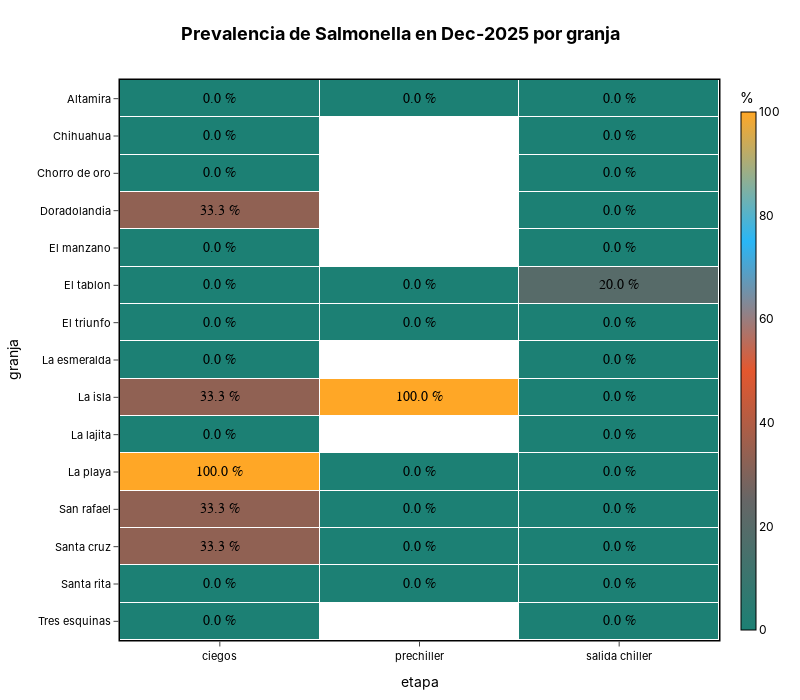
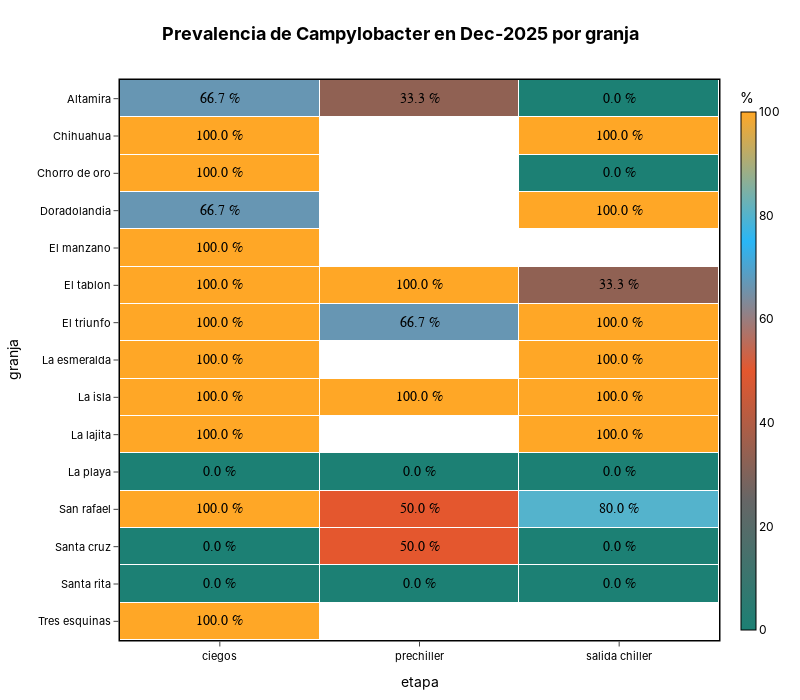

The code cell stored with these charts, in order, in its notebook:
### Code cell
for microorganismo in microbiologia["microorganismo"].unique():
    cond_microorganismo = microbiologia["microorganismo"] == microorganismo
    cond_last_month = microbiologia["month"] == microbiologia["month"].max()

    last_month_microorganismo = microbiologia[cond_microorganismo & cond_last_month].groupby(["etapa", "granja"]).agg(
    prev=("have_micro", "mean"),
    result=('result', 'mean'),
    ph=('ph', 'mean'),
    orp=('orp', 'mean'),
    cloro=('cloro', 'mean'),
    n_analysis=('microorganismo', 'count')
    ).reset_index()
    last_month_microorganismo["prev"] = last_month_microorganismo["prev"] * 100

    f = plot_heatmap(
        df=last_month_microorganismo,
        x_col="etapa",
        y_col="granja",
        value_col="prev",
        #secondary_col="n_analysis",
        secondary_aggfunc="sum",
        decimals_value=1,
        aggfunc="mean",
        x_order= ["ciegos",  "prechiller", "salida chiller"], #"Poll Ext Visceras",
        value_unit="%",
        unit_position="suffix",
        secondary_prefix="",
        #colorscale="Blues",
        title=f"<b>Prevalencia de {microorganismo} en {last_month} por granja</b>",
        show_secondary_labels=True,
        secondary_position="bottom",
        font_color="black",
        center_font_size=14,
        secondary_font_size=10,
        width=800,
        height=700,
        transparent_bg=True,
    )
    f.show()
    name = f"prev_last_month_{microorganismo}.html"
    print(name)
    s3.save_plotly_html(f, name)

### Figure 1 — Plotly figure (JSON) as saved in the notebook; plotly's stock layout.template omitted (floating-point values rounded to 4 significant figures)
{"data": [{"colorbar": {"outlinecolor": "black", "outlinewidth": 1, "thickness": 15, "tickfont": {"color": "black"}, "title": {"font": {"color": "black"}, "text": "%"}}, "colorscale": [[0, "#1C8074"], [0.25, "#666666"], [0.5, "#E4572E"], [0.75, "#29B6F6"], [1, "#FFA726"]], "customdata": [[null, null, null], [null, null, null], [null, null, null], [null, null, null], [null, null, null], [null, null, null], [null, null, null], [null, null, null], [null, null, null], [null, null, null], [null, null, null], [null, null, null], [null, null, null], [null, null, null], [null, null, null]], "hovertemplate": "<b>etapa:</b> %{x}<br><b>granja:</b> %{y}<br><b>prev:</b> %{text}<extra></extra>", "text": [["0.0 %", "0.0 %", "0.0 %"], ["0.0 %", "", "0.0 %"], ["0.0 %", "", "0.0 %"], ["33.3 %", "", "0.0 %"], ["0.0 %", "", "0.0 %"], ["0.0 %", "0.0 %", "20.0 %"], ["0.0 %", "0.0 %", "0.0 %"], ["0.0 %", "", "0.0 %"], ["33.3 %", "100.0 %", "0.0 %"], ["0.0 %", "", "0.0 %"], ["100.0 %", "0.0 %", "0.0 %"], ["33.3 %", "0.0 %", "0.0 %"], ["33.3 %", "0.0 %", "0.0 %"], ["0.0 %", "0.0 %", "0.0 %"], ["0.0 %", "", "0.0 %"]], "type": "heatmap", "x": ["ciegos", "prechiller", "salida chiller"], "xgap": 1, "y": ["Altamira", "Chihuahua", "Chorro de oro", "Doradolandia", "El manzano", "El tablon", "El triunfo", "La esmeralda", "La isla", "La lajita", "La playa", "San rafael", "Santa cruz", "Santa rita", "Tres esquinas"], "ygap": 1, "z": [[0, 0, 0], [0, null, 0], [0, null, 0], [33.33, null, 0], [0, null, 0], [0, 0, 20], [0, 0, 0], [0, null, 0], [33.33, 100, 0], [0, null, 0], [100, 0, 0], [33.33, 0, 0], [33.33, 0, 0], [0, 0, 0], [0, null, 0]], "zmax": 100, "zmin": 0}], "layout": {"annotations": [{"font": {"color": "black", "family": "Arial", "size": 14}, "showarrow": false, "text": "0.0 %", "x": "ciegos", "y": "Altamira"}, {"font": {"color": "black", "family": "Arial", "size": 14}, "showarrow": false, "text": "0.0 %", "x": "prechiller", "y": "Altamira"}, {"font": {"color": "black", "family": "Arial", "size": 14}, "showarrow": false, "text": "0.0 %", "x": "salida chiller", "y": "Altamira"}, {"font": {"color": "black", "family": "Arial", "size": 14}, "showarrow": false, "text": "0.0 %", "x": "ciegos", "y": "Chihuahua"}, {"font": {"color": "black", "family": "Arial", "size": 14}, "showarrow": false, "text": "0.0 %", "x": "salida chiller", "y": "Chihuahua"}, {"font": {"color": "black", "family": "Arial", "size": 14}, "showarrow": false, "text": "0.0 %", "x": "ciegos", "y": "Chorro de oro"}, {"font": {"color": "black", "family": "Arial", "size": 14}, "showarrow": false, "text": "0.0 %", "x": "salida chiller", "y": "Chorro de oro"}, {"font": {"color": "black", "family": "Arial", "size": 14}, "showarrow": false, "text": "33.3 %", "x": "ciegos", "y": "Doradolandia"}, {"font": {"color": "black", "family": "Arial", "size": 14}, "showarrow": false, "text": "0.0 %", "x": "salida chiller", "y": "Doradolandia"}, {"font": {"color": "black", "family": "Arial", "size": 14}, "showarrow": false, "text": "0.0 %", "x": "ciegos", "y": "El manzano"}, {"font": {"color": "black", "family": "Arial", "size": 14}, "showarrow": false, "text": "0.0 %", "x": "salida chiller", "y": "El manzano"}, {"font": {"color": "black", "family": "Arial", "size": 14}, "showarrow": false, "text": "0.0 %", "x": "ciegos", "y": "El tablon"}, {"font": {"color": "black", "family": "Arial", "size": 14}, "showarrow": false, "text": "0.0 %", "x": "prechiller", "y": "El tablon"}, {"font": {"color": "black", "family": "Arial", "size": 14}, "showarrow": false, "text": "20.0 %", "x": "salida chiller", "y": "El tablon"}, {"font": {"color": "black", "family": "Arial", "size": 14}, "showarrow": false, "text": "0.0 %", "x": "ciegos", "y": "El triunfo"}, {"font": {"color": "black", "family": "Arial", "size": 14}, "showarrow": false, "text": "0.0 %", "x": "prechiller", "y": "El triunfo"}, {"font": {"color": "black", "family": "Arial", "size": 14}, "showarrow": false, "text": "0.0 %", "x": "salida chiller", "y": "El triunfo"}, {"font": {"color": "black", "family": "Arial", "size": 14}, "showarrow": false, "text": "0.0 %", "x": "ciegos", "y": "La esmeralda"}, {"font": {"color": "black", "family": "Arial", "size": 14}, "showarrow": false, "text": "0.0 %", "x": "salida chiller", "y": "La esmeralda"}, {"font": {"color": "black", "family": "Arial", "size": 14}, "showarrow": false, "text": "33.3 %", "x": "ciegos", "y": "La isla"}, {"font": {"color": "black", "family": "Arial", "size": 14}, "showarrow": false, "text": "100.0 %", "x": "prechiller", "y": "La isla"}, {"font": {"color": "black", "family": "Arial", "size": 14}, "showarrow": false, "text": "0.0 %", "x": "salida chiller", "y": "La isla"}, {"font": {"color": "black", "family": "Arial", "size": 14}, "showarrow": false, "text": "0.0 %", "x": "ciegos", "y": "La lajita"}, {"font": {"color": "black", "family": "Arial", "size": 14}, "showarrow": false, "text": "0.0 %", "x": "salida chiller", "y": "La lajita"}, {"font": {"color": "black", "family": "Arial", "size": 14}, "showarrow": false, "text": "100.0 %", "x": "ciegos", "y": "La playa"}, {"font": {"color": "black", "family": "Arial", "size": 14}, "showarrow": false, "text": "0.0 %", "x": "prechiller", "y": "La playa"}, {"font": {"color": "black", "family": "Arial", "size": 14}, "showarrow": false, "text": "0.0 %", "x": "salida chiller", "y": "La playa"}, {"font": {"color": "black", "family": "Arial", "size": 14}, "showarrow": false, "text": "33.3 %", "x": "ciegos", "y": "San rafael"}, {"font": {"color": "black", "family": "Arial", "size": 14}, "showarrow": false, "text": "0.0 %", "x": "prechiller", "y": "San rafael"}, {"font": {"color": "black", "family": "Arial", "size": 14}, "showarrow": false, "text": "0.0 %", "x": "salida chiller", "y": "San rafael"}, {"font": {"color": "black", "family": "Arial", "size": 14}, "showarrow": false, "text": "33.3 %", "x": "ciegos", "y": "Santa cruz"}, {"font": {"color": "black", "family": "Arial", "size": 14}, "showarrow": false, "text": "0.0 %", "x": "prechiller", "y": "Santa cruz"}, {"font": {"color": "black", "family": "Arial", "size": 14}, "showarrow": false, "text": "0.0 %", "x": "salida chiller", "y": "Santa cruz"}, {"font": {"color": "black", "family": "Arial", "size": 14}, "showarrow": false, "text": "0.0 %", "x": "ciegos", "y": "Santa rita"}, {"font": {"color": "black", "family": "Arial", "size": 14}, "showarrow": false, "text": "0.0 %", "x": "prechiller", "y": "Santa rita"}, {"font": {"color": "black", "family": "Arial", "size": 14}, "showarrow": false, "text": "0.0 %", "x": "salida chiller", "y": "Santa rita"}, {"font": {"color": "black", "family": "Arial", "size": 14}, "showarrow": false, "text": "0.0 %", "x": "ciegos", "y": "Tres esquinas"}, {"font": {"color": "black", "family": "Arial", "size": 14}, "showarrow": false, "text": "0.0 %", "x": "salida chiller", "y": "Tres esquinas"}], "font": {"color": "black", "family": "Inter, Arial, sans-serif"}, "height": 700, "margin": {"b": 60, "l": 60, "r": 60, "t": 80}, "paper_bgcolor": "rgba(0,0,0,0)", "plot_bgcolor": "rgba(0,0,0,0)", "title": {"font": {"color": "black", "size": 18}, "text": "<b><b>Prevalencia de Salmonella en Dec-2025 por granja</b><b>", "x": 0.5}, "width": 800, "xaxis": {"gridcolor": "rgba(0,0,0,0)", "linecolor": "black", "linewidth": 1.5, "mirror": true, "showline": true, "side": "bottom", "tickfont": {"color": "black", "size": 11}, "ticklen": 5, "ticks": "outside", "title": {"text": "etapa"}}, "yaxis": {"autorange": "reversed", "gridcolor": "rgba(0,0,0,0)", "linecolor": "black", "linewidth": 1.5, "mirror": true, "showline": true, "tickfont": {"color": "black", "size": 11}, "ticklen": 5, "ticks": "outside", "title": {"text": "granja"}}}}

### Figure 2 — Plotly figure (JSON) as saved in the notebook; plotly's stock layout.template omitted (floating-point values rounded to 4 significant figures)
{"data": [{"colorbar": {"outlinecolor": "black", "outlinewidth": 1, "thickness": 15, "tickfont": {"color": "black"}, "title": {"font": {"color": "black"}, "text": "%"}}, "colorscale": [[0, "#1C8074"], [0.25, "#666666"], [0.5, "#E4572E"], [0.75, "#29B6F6"], [1, "#FFA726"]], "customdata": [[null, null, null], [null, null, null], [null, null, null], [null, null, null], [null, null, null], [null, null, null], [null, null, null], [null, null, null], [null, null, null], [null, null, null], [null, null, null], [null, null, null], [null, null, null], [null, null, null], [null, null, null]], "hovertemplate": "<b>etapa:</b> %{x}<br><b>granja:</b> %{y}<br><b>prev:</b> %{text}<extra></extra>", "text": [["66.7 %", "33.3 %", "0.0 %"], ["100.0 %", "", "100.0 %"], ["100.0 %", "", "0.0 %"], ["66.7 %", "", "100.0 %"], ["100.0 %", "", ""], ["100.0 %", "100.0 %", "33.3 %"], ["100.0 %", "66.7 %", "100.0 %"], ["100.0 %", "", "100.0 %"], ["100.0 %", "100.0 %", "100.0 %"], ["100.0 %", "", "100.0 %"], ["0.0 %", "0.0 %", "0.0 %"], ["100.0 %", "50.0 %", "80.0 %"], ["0.0 %", "50.0 %", "0.0 %"], ["0.0 %", "0.0 %", "0.0 %"], ["100.0 %", "", ""]], "type": "heatmap", "x": ["ciegos", "prechiller", "salida chiller"], "xgap": 1, "y": ["Altamira", "Chihuahua", "Chorro de oro", "Doradolandia", "El manzano", "El tablon", "El triunfo", "La esmeralda", "La isla", "La lajita", "La playa", "San rafael", "Santa cruz", "Santa rita", "Tres esquinas"], "ygap": 1, "z": [[66.67, 33.33, 0], [100, null, 100], [100, null, 0], [66.67, null, 100], [100, null, null], [100, 100, 33.33], [100, 66.67, 100], [100, null, 100], [100, 100, 100], [100, null, 100], [0, 0, 0], [100, 50, 80], [0, 50, 0], [0, 0, 0], [100, null, null]], "zmax": 100, "zmin": 0}], "layout": {"annotations": [{"font": {"color": "black", "family": "Arial", "size": 14}, "showarrow": false, "text": "66.7 %", "x": "ciegos", "y": "Altamira"}, {"font": {"color": "black", "family": "Arial", "size": 14}, "showarrow": false, "text": "33.3 %", "x": "prechiller", "y": "Altamira"}, {"font": {"color": "black", "family": "Arial", "size": 14}, "showarrow": false, "text": "0.0 %", "x": "salida chiller", "y": "Altamira"}, {"font": {"color": "black", "family": "Arial", "size": 14}, "showarrow": false, "text": "100.0 %", "x": "ciegos", "y": "Chihuahua"}, {"font": {"color": "black", "family": "Arial", "size": 14}, "showarrow": false, "text": "100.0 %", "x": "salida chiller", "y": "Chihuahua"}, {"font": {"color": "black", "family": "Arial", "size": 14}, "showarrow": false, "text": "100.0 %", "x": "ciegos", "y": "Chorro de oro"}, {"font": {"color": "black", "family": "Arial", "size": 14}, "showarrow": false, "text": "0.0 %", "x": "salida chiller", "y": "Chorro de oro"}, {"font": {"color": "black", "family": "Arial", "size": 14}, "showarrow": false, "text": "66.7 %", "x": "ciegos", "y": "Doradolandia"}, {"font": {"color": "black", "family": "Arial", "size": 14}, "showarrow": false, "text": "100.0 %", "x": "salida chiller", "y": "Doradolandia"}, {"font": {"color": "black", "family": "Arial", "size": 14}, "showarrow": false, "text": "100.0 %", "x": "ciegos", "y": "El manzano"}, {"font": {"color": "black", "family": "Arial", "size": 14}, "showarrow": false, "text": "100.0 %", "x": "ciegos", "y": "El tablon"}, {"font": {"color": "black", "family": "Arial", "size": 14}, "showarrow": false, "text": "100.0 %", "x": "prechiller", "y": "El tablon"}, {"font": {"color": "black", "family": "Arial", "size": 14}, "showarrow": false, "text": "33.3 %", "x": "salida chiller", "y": "El tablon"}, {"font": {"color": "black", "family": "Arial", "size": 14}, "showarrow": false, "text": "100.0 %", "x": "ciegos", "y": "El triunfo"}, {"font": {"color": "black", "family": "Arial", "size": 14}, "showarrow": false, "text": "66.7 %", "x": "prechiller", "y": "El triunfo"}, {"font": {"color": "black", "family": "Arial", "size": 14}, "showarrow": false, "text": "100.0 %", "x": "salida chiller", "y": "El triunfo"}, {"font": {"color": "black", "family": "Arial", "size": 14}, "showarrow": false, "text": "100.0 %", "x": "ciegos", "y": "La esmeralda"}, {"font": {"color": "black", "family": "Arial", "size": 14}, "showarrow": false, "text": "100.0 %", "x": "salida chiller", "y": "La esmeralda"}, {"font": {"color": "black", "family": "Arial", "size": 14}, "showarrow": false, "text": "100.0 %", "x": "ciegos", "y": "La isla"}, {"font": {"color": "black", "family": "Arial", "size": 14}, "showarrow": false, "text": "100.0 %", "x": "prechiller", "y": "La isla"}, {"font": {"color": "black", "family": "Arial", "size": 14}, "showarrow": false, "text": "100.0 %", "x": "salida chiller", "y": "La isla"}, {"font": {"color": "black", "family": "Arial", "size": 14}, "showarrow": false, "text": "100.0 %", "x": "ciegos", "y": "La lajita"}, {"font": {"color": "black", "family": "Arial", "size": 14}, "showarrow": false, "text": "100.0 %", "x": "salida chiller", "y": "La lajita"}, {"font": {"color": "black", "family": "Arial", "size": 14}, "showarrow": false, "text": "0.0 %", "x": "ciegos", "y": "La playa"}, {"font": {"color": "black", "family": "Arial", "size": 14}, "showarrow": false, "text": "0.0 %", "x": "prechiller", "y": "La playa"}, {"font": {"color": "black", "family": "Arial", "size": 14}, "showarrow": false, "text": "0.0 %", "x": "salida chiller", "y": "La playa"}, {"font": {"color": "black", "family": "Arial", "size": 14}, "showarrow": false, "text": "100.0 %", "x": "ciegos", "y": "San rafael"}, {"font": {"color": "black", "family": "Arial", "size": 14}, "showarrow": false, "text": "50.0 %", "x": "prechiller", "y": "San rafael"}, {"font": {"color": "black", "family": "Arial", "size": 14}, "showarrow": false, "text": "80.0 %", "x": "salida chiller", "y": "San rafael"}, {"font": {"color": "black", "family": "Arial", "size": 14}, "showarrow": false, "text": "0.0 %", "x": "ciegos", "y": "Santa cruz"}, {"font": {"color": "black", "family": "Arial", "size": 14}, "showarrow": false, "text": "50.0 %", "x": "prechiller", "y": "Santa cruz"}, {"font": {"color": "black", "family": "Arial", "size": 14}, "showarrow": false, "text": "0.0 %", "x": "salida chiller", "y": "Santa cruz"}, {"font": {"color": "black", "family": "Arial", "size": 14}, "showarrow": false, "text": "0.0 %", "x": "ciegos", "y": "Santa rita"}, {"font": {"color": "black", "family": "Arial", "size": 14}, "showarrow": false, "text": "0.0 %", "x": "prechiller", "y": "Santa rita"}, {"font": {"color": "black", "family": "Arial", "size": 14}, "showarrow": false, "text": "0.0 %", "x": "salida chiller", "y": "Santa rita"}, {"font": {"color": "black", "family": "Arial", "size": 14}, "showarrow": false, "text": "100.0 %", "x": "ciegos", "y": "Tres esquinas"}], "font": {"color": "black", "family": "Inter, Arial, sans-serif"}, "height": 700, "margin": {"b": 60, "l": 60, "r": 60, "t": 80}, "paper_bgcolor": "rgba(0,0,0,0)", "plot_bgcolor": "rgba(0,0,0,0)", "title": {"font": {"color": "black", "size": 18}, "text": "<b><b>Prevalencia de Campylobacter en Dec-2025 por granja</b><b>", "x": 0.5}, "width": 800, "xaxis": {"gridcolor": "rgba(0,0,0,0)", "linecolor": "black", "linewidth": 1.5, "mirror": true, "showline": true, "side": "bottom", "tickfont": {"color": "black", "size": 11}, "ticklen": 5, "ticks": "outside", "title": {"text": "etapa"}}, "yaxis": {"autorange": "reversed", "gridcolor": "rgba(0,0,0,0)", "linecolor": "black", "linewidth": 1.5, "mirror": true, "showline": true, "tickfont": {"color": "black", "size": 11}, "ticklen": 5, "ticks": "outside", "title": {"text": "granja"}}}}
